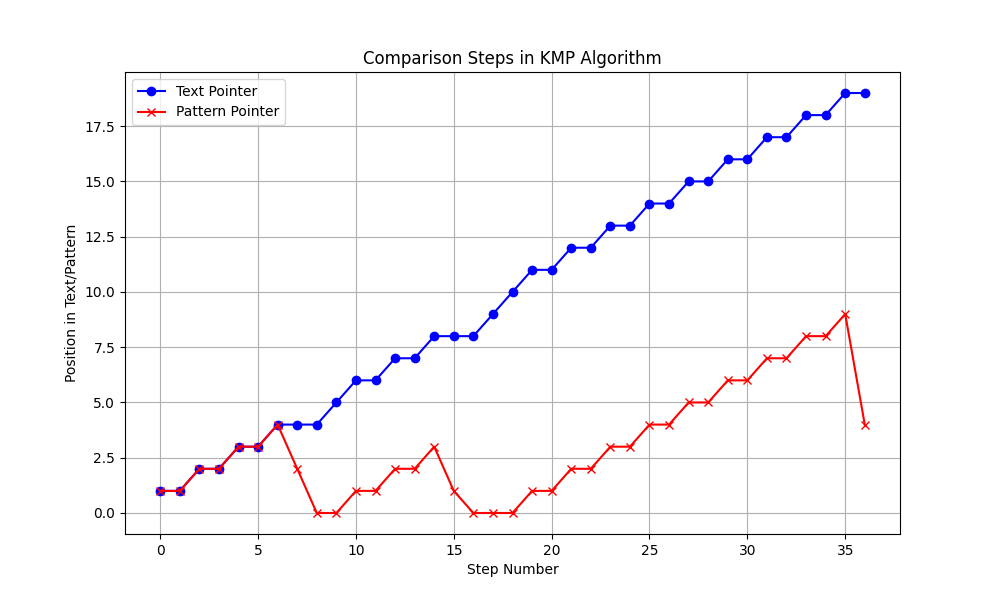

Python code for this plot:
import matplotlib.pyplot as plt
import numpy as np

def compute_lps(pattern):
    """
    Preprocess the pattern to compute the Longest Prefix Suffix (LPS) array.
    
    :param pattern: The pattern to search for.
    :return: LPS array.
    """
    m = len(pattern)
    lps = [0] * m  # LPS array initialization
    length = 0  # length of previous longest prefix suffix
    i = 1

    # Build the LPS array
    while i < m:
        if pattern[i] == pattern[length]:
            length += 1
            lps[i] = length
            i += 1
        else:
            if length != 0:
                length = lps[length - 1]
            else:
                lps[i] = 0
                i += 1
    return lps

def kmp_search(text, pattern):
    """
    Perform KMP search to find the pattern in the given text.
    
    :param text: The text to search within.
    :param pattern: The pattern to search for.
    :return: List of start indices where the pattern is found in the text.
    """
    n = len(text)
    m = len(pattern)
    lps = compute_lps(pattern)  # Preprocess the pattern
    matches = []
    i = 0  # Index for text
    j = 0  # Index for pattern
    comparisons = []  # Store comparison counts for each step
    
    while i < n:
        if pattern[j] == text[i]:
            i += 1
            j += 1
            comparisons.append((i, j))  # Track the progress of comparisons

        if j == m:
            # Found a match
            matches.append(i - j)
            j = lps[j - 1]

        elif i < n and pattern[j] != text[i]:
            if j != 0:
                j = lps[j - 1]
            else:
                i += 1
        comparisons.append((i, j))  # Track the progress of comparisons
    
    return matches, comparisons

def plot_comparisons(comparisons):
    """
    Plot the comparison steps for KMP algorithm.
    
    :param comparisons: List of comparison progress during KMP search.
    """
    steps = np.arange(len(comparisons))
    text_comparisons = [c[0] for c in comparisons]
    pattern_comparisons = [c[1] for c in comparisons]

    plt.figure(figsize=(10, 6))
    plt.plot(steps, text_comparisons, label="Text Pointer", marker='o', color='blue')
    plt.plot(steps, pattern_comparisons, label="Pattern Pointer", marker='x', color='red')

    plt.title("Comparison Steps in KMP Algorithm")
    plt.xlabel("Step Number")
    plt.ylabel("Position in Text/Pattern")
    plt.legend()
    plt.grid(True)
    plt.show()

# Main function to demonstrate the algorithm
if __name__ == "__main__":
    text = "ABABDABACDABABCABAB"
    pattern = "ABABCABAB"
    
    print(f"Text: {text}")
    print(f"Pattern: {pattern}")
    
    matches, comparisons = kmp_search(text, pattern)
    
    # Display matches
    if matches:
        print(f"Pattern found at positions: {matches}")
    else:
        print("Pattern not found in the text.")
    
    # Display comparison steps in terminal
    print(f"\nComparison Steps (Text, Pattern):")
    for step in comparisons:
        print(f"Text Index: {step[0]}, Pattern Index: {step[1]}")
    
    # Plot the comparisons
    plot_comparisons(comparisons)
